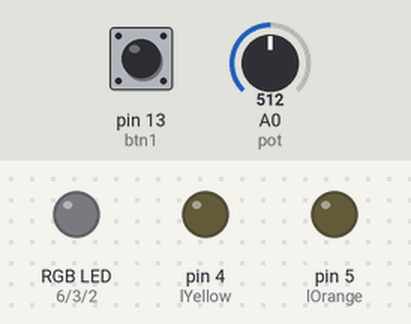
Bench run of a sketch on a simulated Arduino Uno, built with avr-gcc and run on an emulated ATmega328P. Parts: an RGB LED mixed from three pins (HIGH = lit), output pins drawn as LEDs (lit = HIGH). Inputs (shaded band) come from the test bench; at power-on: pin 13 (btn1) LOW, A0 (pot) = 512. Dim RGB values are drawn brighter than linear.

Above: at 1.2 s.
1.3 s: pin 13 (btn1) pulled HIGH for 0.15 s
At 1.7 s:
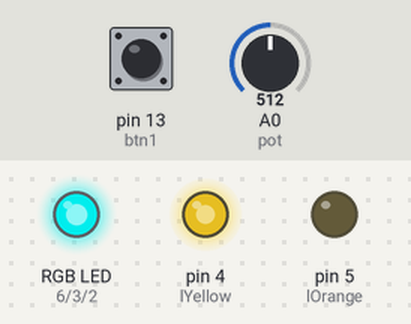
2.9 s: A0 (pot) set to 592
4.4 s: A0 (pot) set to 613
At 5.2 s:
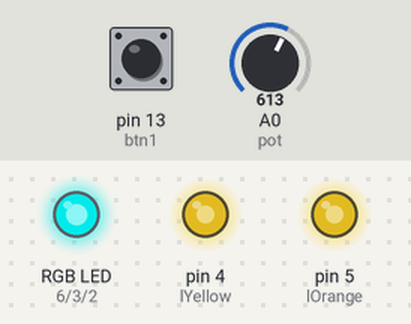
5.9 s: pin 13 (btn1) pulled HIGH for 1 s
At 7.4 s:
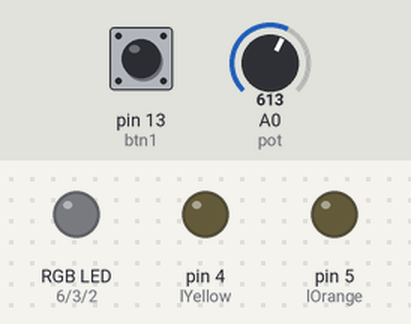
Timing chart, 0 to 8.9 s (numbered marks = the images above; inputs shaded):
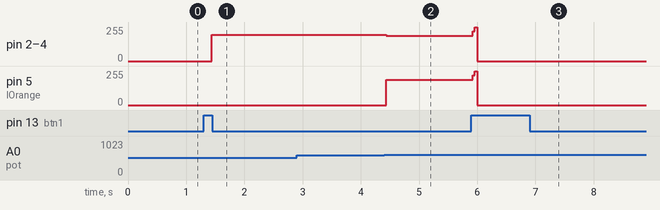

Measured:
- the behaviour switches between 600 and 601 on A0 (pot) (found by bisection; images 1 and 2)
- after the input at 1.3 s, pin 2 (lBlue), pin 3 (lGreen), pin 4 (lYellow): 0/255 → 198/255 after 0.14 s
- after the input at 2.9 s, every drawn part: stays the same
- after the input at 4.4 s, pin 2 (lBlue), pin 3 (lGreen), pin 4 (lYellow): 198/255 → 189/255 at once; pin 5 (lOrange): 0/255 → 189/255 at once
- after the input at 5.9 s, pin 2 (lBlue), pin 3 (lGreen), pin 4 (lYellow), pin 5 (lOrange): 189/255 → 0/255 at once

The sketch:

TC4.ino
```cpp
float pot = A0,
  sens;

int lBlue =  2,
  lGreen = 3,
  lYellow = 4,
  lOrange = 5,
  lRed = 6;

int btn1 = 13;

int state = 0, previousState = 0;
bool turnOn = false;

void setup() {
  pinMode(lBlue, OUTPUT);
  pinMode(lGreen, OUTPUT);
  pinMode(lYellow, OUTPUT);
  pinMode(lOrange, OUTPUT);
  pinMode(lRed, OUTPUT);

  pinMode(pot, INPUT);
  pinMode(btn1, INPUT);
}

void loop() {
  sens = analogRead(pot);
  state = digitalRead(btn1);
  /**
  * Lo puertos analogicos de arduino lee valores de 10 Bits que se traduce a tensión electrica con valor de 0 a 5V
  */
  // ledActive();

  if(state == HIGH && previousState == LOW){
    turnOn = !turnOn;
    delay(100);
  } else {
    reset();
  }

  previousState = state;

  if(turnOn){
    ledActive();
  }
}

void reset(){
  digitalWrite(lBlue, LOW);
  digitalWrite(lGreen , LOW);
  digitalWrite(lYellow, LOW);
  digitalWrite(lOrange, LOW);
  digitalWrite(lRed, LOW);
};

void ledActive(){
   if(sens >= 0 && sens <= 200) {
    digitalWrite(lBlue, HIGH);
    digitalWrite(lGreen , LOW);
    digitalWrite(lYellow, LOW);
    digitalWrite(lOrange, LOW);
    digitalWrite(lRed, LOW);
  }
  if(sens > 200 && sens <= 400) {
    digitalWrite(lBlue, HIGH);
    digitalWrite(lGreen , HIGH);
    digitalWrite(lYellow, LOW);
    digitalWrite(lOrange, LOW);
    digitalWrite(lRed, LOW);
  }
  if(sens > 400 && sens <= 600) {
    digitalWrite(lBlue, HIGH);
    digitalWrite(lGreen , HIGH);
    digitalWrite(lYellow, HIGH);
    digitalWrite(lOrange, LOW);
    digitalWrite(lRed, LOW);
  }
  if(sens > 600 && sens <= 800) {
    digitalWrite(lBlue, HIGH);
    digitalWrite(lGreen , HIGH);
    digitalWrite(lYellow, HIGH);
    digitalWrite(lOrange, HIGH);
    digitalWrite(lRed, LOW);
  }
  if(sens > 800) {
    digitalWrite(lBlue, HIGH);
    digitalWrite(lGreen , HIGH);
    digitalWrite(lYellow, HIGH);
    digitalWrite(lOrange, HIGH);
    digitalWrite(lRed, HIGH);
  }
}
```
